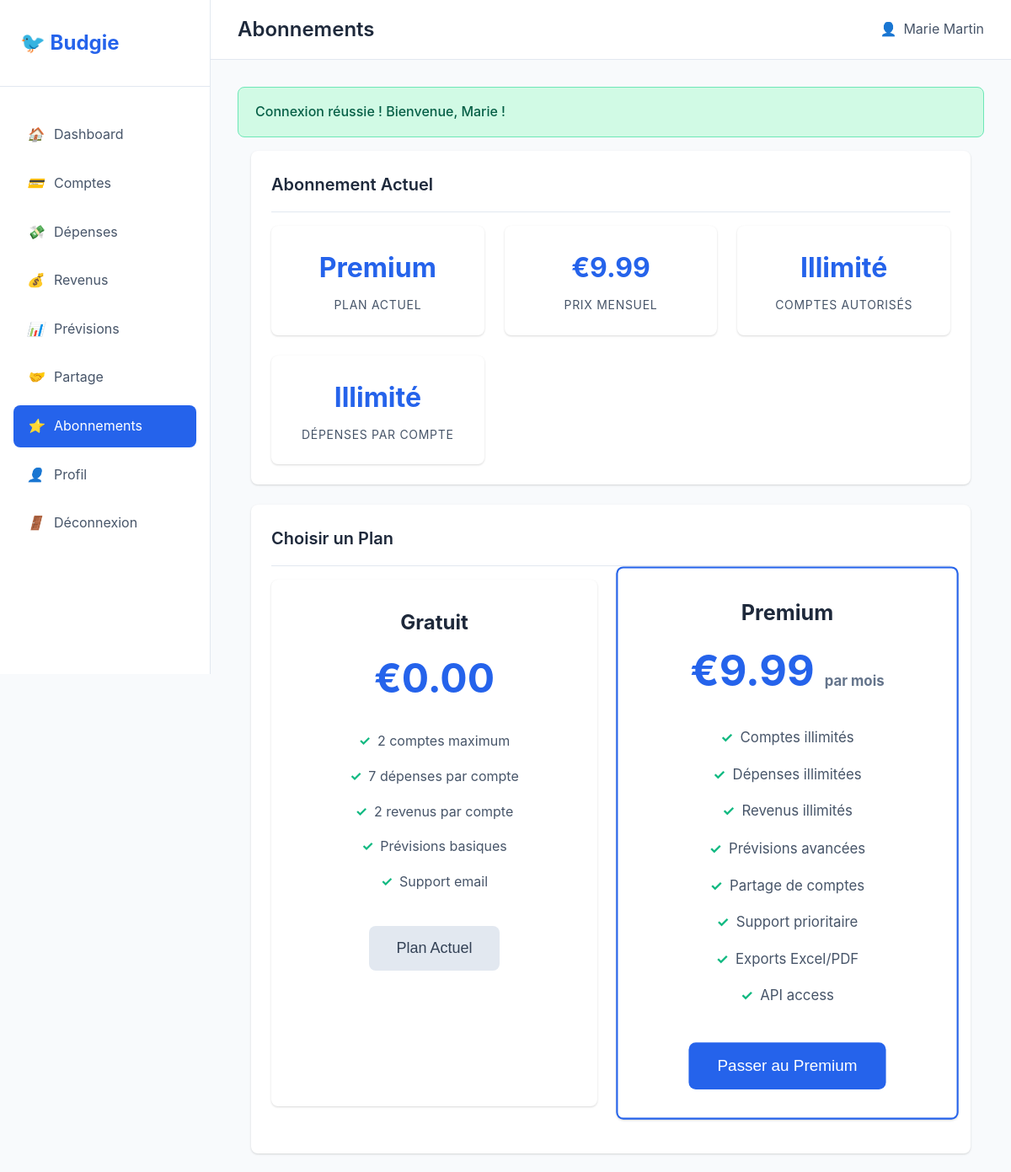
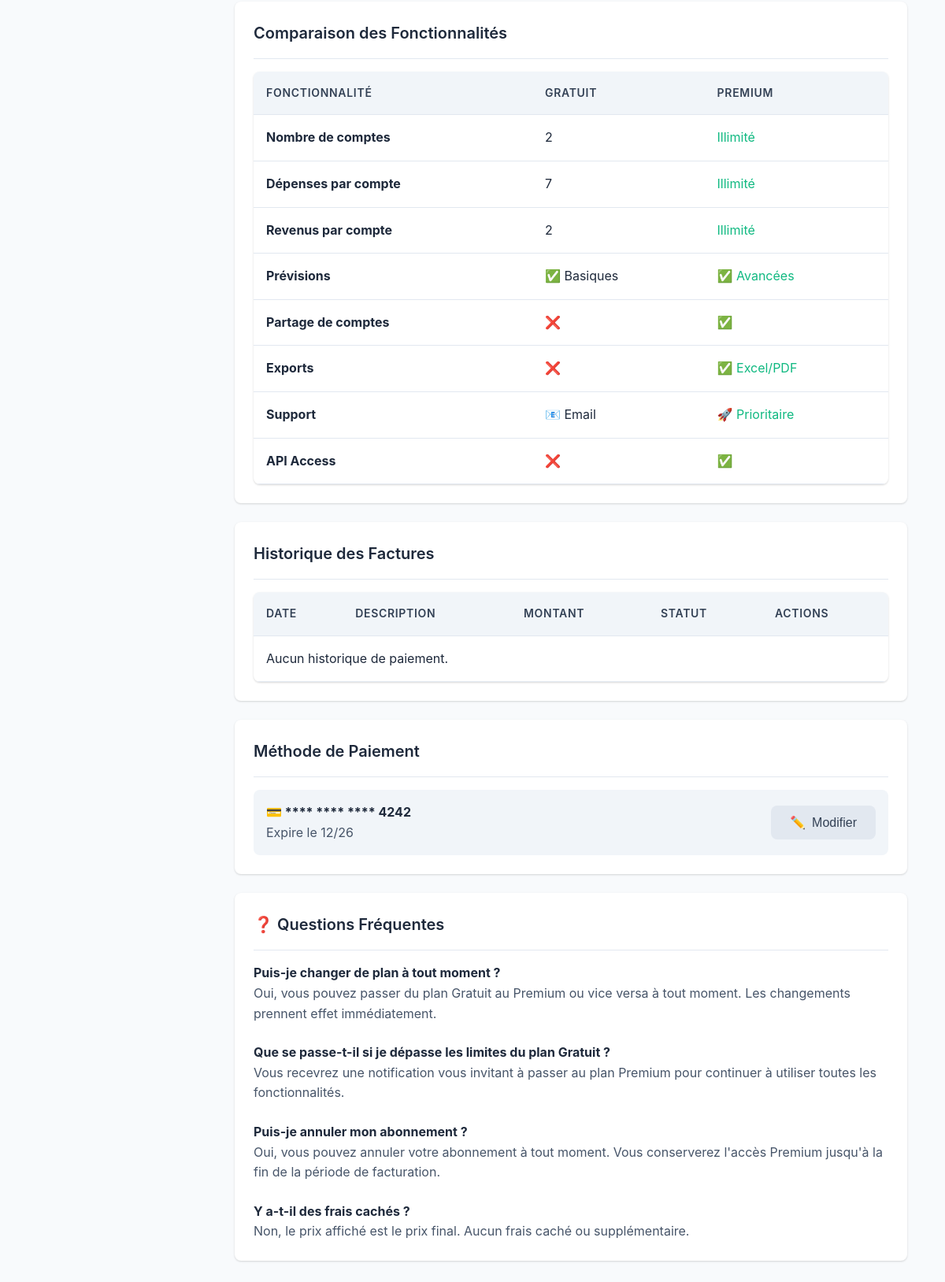
The app's page /public/subscriptions.php (signed in) with its own data (2 pictures, top to bottom).
### tables this page shows
CREATE TABLE users (
    id INT PRIMARY KEY AUTO_INCREMENT,
    first_name VARCHAR(100) NOT NULL,
    last_name VARCHAR(100) NOT NULL,
    email VARCHAR(190) UNIQUE NOT NULL,
    password_hash VARCHAR(255) NOT NULL,
    subscription_type ENUM('free', 'premium') DEFAULT 'free',
    role ENUM('user', 'admin') NOT NULL DEFAULT 'user',
    subscription_start_date DATETIME NULL,
    subscription_end_date DATETIME NULL,
    stripe_customer_id VARCHAR(255) NULL,
    stripe_subscription_id VARCHAR(255) NULL,
    created_at TIMESTAMP DEFAULT CURRENT_TIMESTAMP,
    updated_at TIMESTAMP DEFAULT CURRENT_TIMESTAMP ON UPDATE CURRENT_TIMESTAMP,
    last_login TIMESTAMP NULL,
    status ENUM('active', 'inactive', 'suspended') DEFAULT 'active'
);

### src/config/database.php (called while the page is built, shortened)
<?php
class Database {
    private string $host;
    private string $port;
    private string $db_name;
    private string $username;
    private string $password;
    private static ?PDO $conn = null;
    public function __construct() {
        $this->host     = defined('DB_HOST') ? DB_HOST : ($_ENV['DB_HOST'] ?? '127.0.0.1');
        $this->port     = defined('DB_PORT') ? DB_PORT : ($_ENV['DB_PORT'] ?? '3306');
        $this->db_name  = defined('DB_NAME') ? DB_NAME : ($_ENV['DB_NAME'] ?? 'budgie_db');
        $this->username = defined('DB_USER') ? DB_USER : ($_ENV['DB_USER'] ?? 'root');
        $this->password = defined('DB_PASS') ? DB_PASS : ($_ENV['DB_PASS'] ?? '');
    }
    public function getConnection(): PDO {
        if (self::$conn !== null) {
            return self::$conn;
        }
        try {
            self::$conn = new PDO(
                "mysql:host={$this->host};port={$this->port};dbname={$this->db_name};charset=utf8mb4",
                $this->username,
                $this->password,
                [
                    PDO::ATTR_ERRMODE            => PDO::ERRMODE_EXCEPTION,
                    PDO::ATTR_DEFAULT_FETCH_MODE => PDO::FETCH_ASSOC,
                    PDO::ATTR_EMULATE_PREPARES   => false,
                    PDO::MYSQL_ATTR_INIT_COMMAND => "SET NAMES utf8mb4",
                ]
            );
        } catch (PDOException $e) {
            error_log("Database connection error: " . $e->getMessage());
            throw new Exception("Database connection failed");
        }
        return self::$conn;
    }
}
function getDB(): PDO {
    static $db = null;
    if ($db === null) {
        $db = new Database();
    }
    return $db->getConnection();
}
function executeQuery(string $sql, array $params = []): PDOStatement {
    try {
        $pdo  = getDB();
        $stmt = $pdo->prepare($sql);
        $stmt->execute($params);
        return $stmt;
    } catch (PDOException $e) {
        error_log("Query execution error: " . $e->getMessage() . " | SQL: " . $sql);
        throw new Exception("Database query failed: " . $e->getMessage());
    }
}
function fetchOne(string $sql, array $params = []) {
    $stmt = executeQuery($sql, $params);
    return $stmt->fetch();
}
?>

### public/subscriptions.php (the view, shortened to what this page needs)
<?php
include SRC_PATH . '/includes/header.php';
$user_info = fetchOne(
    "SELECT subscription_type, subscription_start_date, subscription_end_date FROM users WHERE id = ?",
    [$_SESSION['user_id']]
);
$current_subscription = [
    'plan' => ucfirst($user_info['subscription_type']),
    'accounts_limit' => $user_info['subscription_type'] === 'premium' ? 'Illimité' : FREE_ACCOUNTS_LIMIT,
    'expenses_limit' => $user_info['subscription_type'] === 'premium' ? 'Illimité' : FREE_EXPENSES_LIMIT,
    'incomes_limit' => $user_info['subscription_type'] === 'premium' ? 'Illimité' : FREE_INCOMES_LIMIT,
    'next_billing' => $user_info['subscription_end_date'] ? formatDate($user_info['subscription_end_date']) : null,
    'price' => $user_info['subscription_type'] === 'premium' ? 9.99 : 0
];
$payments = fetchAll(
    "SELECT * FROM subscription_payments WHERE user_id = ? ORDER BY payment_date DESC",
    [$_SESSION['user_id']]
);
$subscription_plans = [
    [
        'name' => 'Gratuit',
        'price' => 0,
        'period' => 'Toujours',
        'features' => [
            '2 comptes maximum',
            '7 dépenses par compte',
            '2 revenus par compte',
            'Prévisions basiques',
            'Support email'
        ],
        'current' => true,
        'button_text' => 'Plan Actuel',
        'button_class' => 'btn-secondary'
    ],
    [
        'name' => 'Premium',
        'price' => 9.99,
        'period' => 'par mois',
        'features' => [
            'Comptes illimités',
            'Dépenses illimitées',
            'Revenus illimités',
            'Prévisions avancées',
            'Partage de comptes',
            'Support prioritaire',
            'Exports Excel/PDF',
            'API access'
        ],
        'current' => false,
        'button_text' => 'Passer au Premium',
        'button_class' => 'btn-primary'
    ]
];
?>
<div class="container">
    <div class="card">
        <div class="card-header">
            <h3 class="card-title">Abonnement Actuel</h3>
        </div>
        <div style="display: grid; grid-template-columns: repeat(auto-fit, minmax(200px, 1fr)); gap: 1.5rem;">
            <div class="stat-card">
                <div class="stat-value"><?php echo $current_subscription['plan']; ?></div>
                <div class="stat-label">Plan Actuel</div>
            </div>
            <div class="stat-card">
                <div class="stat-value">€<?php echo number_format($current_subscription['price'], 2); ?></div>
                <div class="stat-label">Prix Mensuel</div>
            </div>
            <div class="stat-card">
                <div class="stat-value"><?php echo $current_subscription['accounts_limit']; ?></div>
                <div class="stat-label">Comptes Autorisés</div>
            </div>
            <div class="stat-card">
                <div class="stat-value"><?php echo $current_subscription['expenses_limit']; ?></div>
                <div class="stat-label">Dépenses par Compte</div>
            </div>
        </div>
    </div>
    <div class="card">
        <div class="card-header">
            <h3 class="card-title">Choisir un Plan</h3>
        </div>
        <div class="plan-grid">
            <?php foreach ($subscription_plans as $plan): ?>
            <div class="plan-card <?php echo $plan['current'] ? '' : 'featured'; ?>">
                <div class="plan-name"><?php echo $plan['name']; ?></div>
                <div class="plan-price">
                    €<?php echo number_format($plan['price'], 2); ?>
                    <?php if ($plan['price'] > 0): ?>
                    <span style="font-size: 1rem; color: var(--gray-500);"><?php echo $plan['period']; ?></span>
                    <?php endif; ?>
                </div>
                <ul class="plan-features">
                    <?php foreach ($plan['features'] as $feature): ?>
                    <li><?php echo $feature; ?></li>
                    <?php endforeach; ?>
                </ul>
                <button class="btn <?php echo $plan['button_class']; ?> btn-lg"
                        onclick="<?php echo $plan['current'] ? 'alert(\'Vous utilisez déjà ce plan\')' : 'subscribeToPlan(\'' . $plan['name'] . '\')'; ?>"
                        <?php echo $plan['current'] ? 'disabled' : ''; ?>>
                    <?php echo $plan['button_text']; ?>
                </button>
            </div>
            <?php endforeach; ?>
        </div>
    </div>
    <div class="card">
        <div class="card-header">
            <h3 class="card-title">Comparaison des Fonctionnalités</h3>
        </div>
        <div class="table-container">
            <table class="table">
                <thead>
                    <tr>
                        <th>Fonctionnalité</th>
                        <th class="text-center">Gratuit</th>
                        <th class="text-center">Premium</th>
                    </tr>
                </thead>
                <tbody>
                    <tr>
                        <td><strong>Nombre de comptes</strong></td>
                        <td class="text-center">2</td>
                        <td class="text-center text-success">Illimité</td>
                    </tr>
                    <tr>
                        <td><strong>Dépenses par compte</strong></td>
                        <td class="text-center">7</td>
                        <td class="text-center text-success">Illimité</td>
                    </tr>
                    <tr>
                        <td><strong>Revenus par compte</strong></td>
                        <td class="text-center">2</td>
                        <td class="text-center text-success">Illimité</td>
                    </tr>
                    <tr>
                        <td><strong>Prévisions</strong></td>
                        <td class="text-center">✅ Basiques</td>
                        <td class="text-center text-success">✅ Avancées</td>
                    </tr>
                    <tr>
                        <td><strong>Partage de comptes</strong></td>
                        <td class="text-center">❌</td>
                        <td class="text-center text-success">✅</td>
                    </tr>
                    <tr>
                        <td><strong>Exports</strong></td>
                        <td class="text-center">❌</td>
                        <td class="text-center text-success">✅ Excel/PDF</td>
                    </tr>
                    <tr>
                        <td><strong>Support</strong></td>
                        <td class="text-center">📧 Email</td>
                        <td class="text-center text-success">🚀 Prioritaire</td>
                    </tr>
                    <tr>
                        <td><strong>API Access</strong></td>
                        <td class="text-center">❌</td>
                        <td class="text-center text-success">✅</td>
                    </tr>
                </tbody>
            </table>
        </div>
    </div>
    <div class="card">
        <div class="card-header">
            <h3 class="card-title">Historique des Factures</h3>
        </div>
        <div class="table-container">
            <table class="table">
                <thead>
                    <tr>
                        <th>Date</th>
                        <th>Description</th>
                        <th>Montant</th>
                        <th>Statut</th>
                        <th>Actions</th>
                    </tr>
                </thead>
                <tbody>
                    <?php if (empty($payments)): ?>
                    <tr><td colspan="5" class="text-center">Aucun historique de paiement.</td></tr>
                    <?php endif; ?>
                </tbody>
            </table>
        </div>
    </div>
    <div class="card">
        <div class="card-header">
            <h3 class="card-title">Méthode de Paiement</h3>
        </div>
        <div style="display: flex; justify-content: space-between; align-items: center; padding: 1rem; background: var(--gray-100); border-radius: var(--border-radius);">
            <div>
                <strong>💳 **** **** **** 4242</strong>
                <p style="margin: 0; color: var(--gray-600);">Expire le 12/26</p>
            </div>
            <button class="btn btn-secondary" onclick="openModal('updatePaymentModal')">
                <span>✏️</span> Modifier
            </button>
        </div>
    </div>
    <div class="card">
        <div class="card-header">
            <h3 class="card-title">❓ Questions Fréquentes</h3>
        </div>
        <div style="display: flex; flex-direction: column; gap: 1.5rem;">
            <div>
                <h4>Puis-je changer de plan à tout moment ?</h4>
                <p style="color: var(--gray-600);">Oui, vous pouvez passer du plan Gratuit au Premium ou vice versa à tout moment. Les changements prennent effet immédiatement.</p>
            </div>
            <div>
                <h4>Que se passe-t-il si je dépasse les limites du plan Gratuit ?</h4>
                <p style="color: var(--gray-600);">Vous recevrez une notification vous invitant à passer au plan Premium pour continuer à utiliser toutes les fonctionnalités.</p>
            </div>
            <div>
                <h4>Puis-je annuler mon abonnement ?</h4>
                <p style="color: var(--gray-600);">Oui, vous pouvez annuler votre abonnement à tout moment. Vous conserverez l'accès Premium jusqu'à la fin de la période de facturation.</p>
            </div>
            <div>
                <h4>Y a-t-il des frais cachés ?</h4>
                <p style="color: var(--gray-600);">Non, le prix affiché est le prix final. Aucun frais caché ou supplémentaire.</p>
            </div>
        </div>
    </div>
</div>
<?php include SRC_PATH . '/includes/footer.php'; ?>

### public/css/style.css (style rules this page uses)
:root { --primary-color: #2563eb; --primary-hover: #1d4ed8; --secondary-color: #64748b; --success-color: #10b981; --warning-color: #f59e0b; --danger-color: #ef4444; --light-bg: #f8fafc; --white: #ffffff; --gray-100: #f1f5f9; --gray-200: #e2e8f0; --gray-300: #cbd5e1; --gray-400: #94a3b8; --gray-500: #64748b; --gray-600: #475569; --gray-700: #334155; --gray-800: #1e293b; --gray-900: #0f172a; --border-radius: 8px; --shadow: 0 1px 3px 0 rgba(0, 0, 0, 0.1), 0 1px 2px 0 rgba(0, 0, 0, 0.06); --shadow-lg: 0 10px 15px -3px rgba(0, 0, 0, 0.1), 0 4px 6px -2px rgba(0, 0, 0, 0.05); }
* { margin: 0; padding: 0; box-sizing: border-box; }
body { font-family: -apple-system, BlinkMacSystemFont, 'Segoe UI', Roboto, Oxygen, Ubuntu, Cantarell, sans-serif; line-height: 1.6; color: var(--gray-800); background-color: var(--light-bg); }
.container { max-width: 1200px; margin: 0 auto; padding: 0 1rem; }
.card { background: var(--white); border-radius: var(--border-radius); box-shadow: var(--shadow); padding: 1.5rem; margin-bottom: 1.5rem; }
.card-header { display: flex; justify-content: space-between; align-items: center; margin-bottom: 1rem; padding-bottom: 1rem; border-bottom: 1px solid var(--gray-200); }
.card-title { font-size: 1.25rem; font-weight: 600; color: var(--gray-800); }
.stat-card { background: var(--white); border-radius: var(--border-radius); box-shadow: var(--shadow); padding: 1.5rem; text-align: center; }
.stat-value { font-size: 2rem; font-weight: 700; color: var(--primary-color); margin-bottom: 0.5rem; }
.stat-label { color: var(--gray-600); font-size: 0.875rem; text-transform: uppercase; letter-spacing: 0.05em; }
.table-container { background: var(--white); border-radius: var(--border-radius); box-shadow: var(--shadow); overflow: hidden; }
.table { width: 100%; border-collapse: collapse; }
.table th, .table td { padding: 1rem; text-align: left; border-bottom: 1px solid var(--gray-200); }
.table th { background: var(--gray-100); font-weight: 600; color: var(--gray-700); font-size: 0.875rem; text-transform: uppercase; letter-spacing: 0.05em; }
.btn { display: inline-flex; align-items: center; justify-content: center; padding: 0.75rem 1.5rem; border: none; border-radius: var(--border-radius); font-size: 1rem; font-weight: 500; text-decoration: none; cursor: pointer; transition: all 0.2s; gap: 0.5rem; }
.btn-primary { background: var(--primary-color); color: var(--white); }
.btn-secondary { background: var(--gray-200); color: var(--gray-700); }
.btn-lg { padding: 1rem 2rem; font-size: 1.125rem; }
.plan-grid { display: grid; grid-template-columns: repeat(auto-fit, minmax(300px, 1fr)); gap: 2rem; margin-bottom: 2rem; }
.plan-card { background: var(--white); border-radius: var(--border-radius); box-shadow: var(--shadow); padding: 2rem; text-align: center; position: relative; }
.plan-card.featured { border: 2px solid var(--primary-color); transform: scale(1.05); }
.plan-name { font-size: 1.5rem; font-weight: 700; color: var(--gray-800); margin-bottom: 0.5rem; }
.plan-price { font-size: 3rem; font-weight: 700; color: var(--primary-color); margin-bottom: 1rem; }
.plan-features { list-style: none; margin-bottom: 2rem; }
.plan-features li { padding: 0.5rem 0; color: var(--gray-600); }
.plan-features li:before { content: "✓"; color: var(--success-color); font-weight: bold; margin-right: 0.5rem; }
.text-center { text-align: center; }
.text-success { color: var(--success-color); }

### records on screen
users: subscription_type+subscription_end_date "Premium", subscription_type+subscription_end_date "9.99", subscription_type+subscription_end_date "Illimité"

### other values on screen
$page_title "Abonnements"
$_SESSION['user_name'] "Marie Martin"
$gFlashSuccess "Connexion réussie ! Bienvenue, Marie !"
$plan['name'] "Gratuit"
$plan['price'] "0.00"
$feature "2 comptes maximum"
$feature "7 dépenses par compte"
$feature "2 revenus par compte"
$feature "Prévisions basiques"
$feature "Support email"
$plan['button_text'] "Plan Actuel"
$plan['name'] "Premium"
$plan['price'] "9.99"
$plan['period'] "par mois"
$feature "Comptes illimités"
